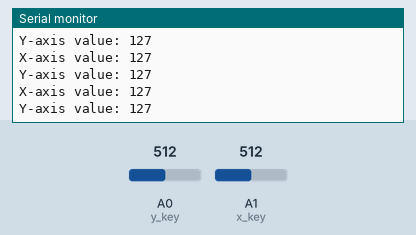
Bench run of a sketch on a simulated Arduino Uno, built with avr-gcc and run on an emulated ATmega328P. Parts: the last lines printed to the serial monitor. The inputs (shaded band) are chosen by the test bench; at power-on: A0 (y_key) = 512, A1 (x_key) = 512. No radio packets arrive unless stated.

Above: at 4.2 s.
4.3 s: A0 (y_key) set to 409
At 4.39 s:
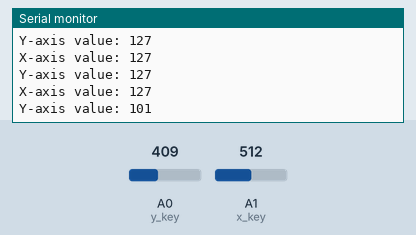
7.3 s: A0 (y_key) set to 387
At 7.36 s:
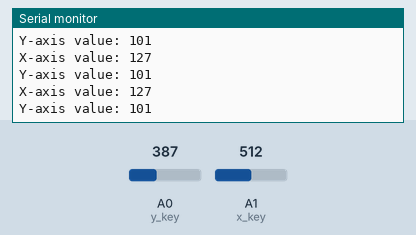
8.8 s: A1 (x_key) set to 418
At 8.9 s:
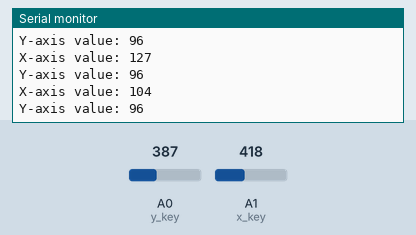
11.8 s: A1 (x_key) set to 393
At 11.97 s:
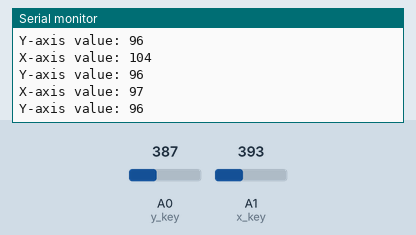
Timing chart, 0 to 14.3 s (numbered marks = the images above; inputs shaded):
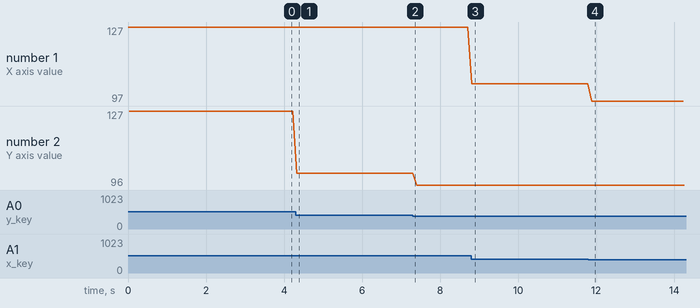

The sketch:

transmitter.ino
```cpp
#include <SPI.h>
#include <nRF24L01.h>
#include <RF24.h>

const uint64_t pipeOut = 0xF9E8F0F0E1LL;

RF24 radio(8, 9);

int x_key = A1; // Analog input pin for x-axis
int y_key = A0; // Analog input pin for y-axis
int x_pos;
int y_pos;

struct PacketData {
  byte xAxisValue;
  byte yAxisValue;
  byte switchStatus;
} data;

void setup() {
  Serial.begin(9600);

  radio.begin();
  radio.setDataRate(RF24_250KBPS);
  radio.openWritingPipe(pipeOut);
  radio.stopListening();

  pinMode(x_key, INPUT);
  pinMode(y_key, INPUT);

  // Initialize switch status
  data.switchStatus = HIGH;
}

void loop() {
  // Read analog values from joystick
  x_pos = analogRead(x_key);
  y_pos = analogRead(y_key);

  // Map joystick values to byte range
  data.xAxisValue = map(x_pos, 0, 1023, 0, 255);
  data.yAxisValue = map(y_pos, 0, 1023, 0, 255);

  // Send data over radio
  radio.write(&data, sizeof(PacketData));

  // Debugging information
  Serial.print("X-axis value: ");
  Serial.println(data.xAxisValue);
  Serial.print("Y-axis value: ");
  Serial.println(data.yAxisValue);

  // Delay to avoid flooding the radio
  delay(100);
}
```

Measured:
- after the input at 4.3 s, the serial monitor: prints a new line at once (image 1)
- after the input at 8.8 s, the serial monitor: prints a new line at once (image 3)
- after the input at 11.8 s, the serial monitor: prints a new line after 0.08 s (image 4)
- plotted number 1: 127 → 104 after the input at 8.8 s, 104 → 97 after the input at 11.8 s
- plotted number 2: 127 → 101 after the input at 4.3 s, 101 → 96 after the input at 7.3 s
